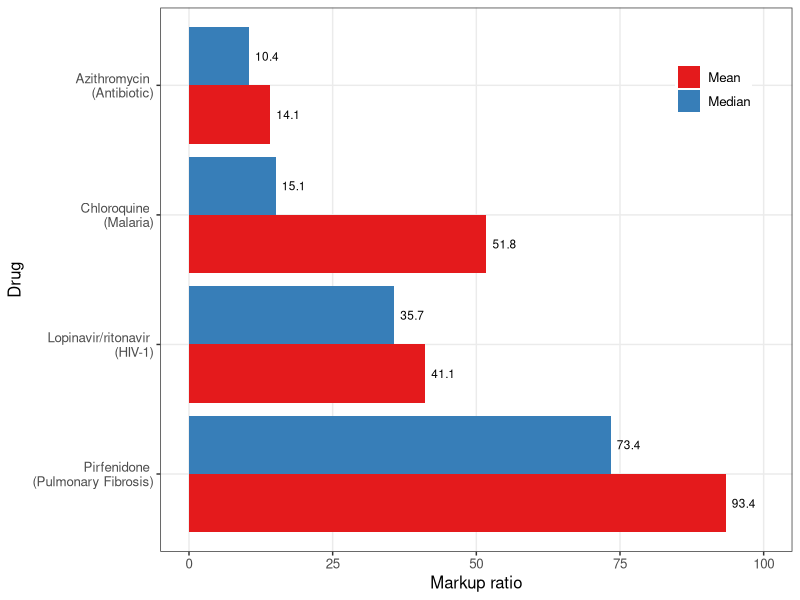
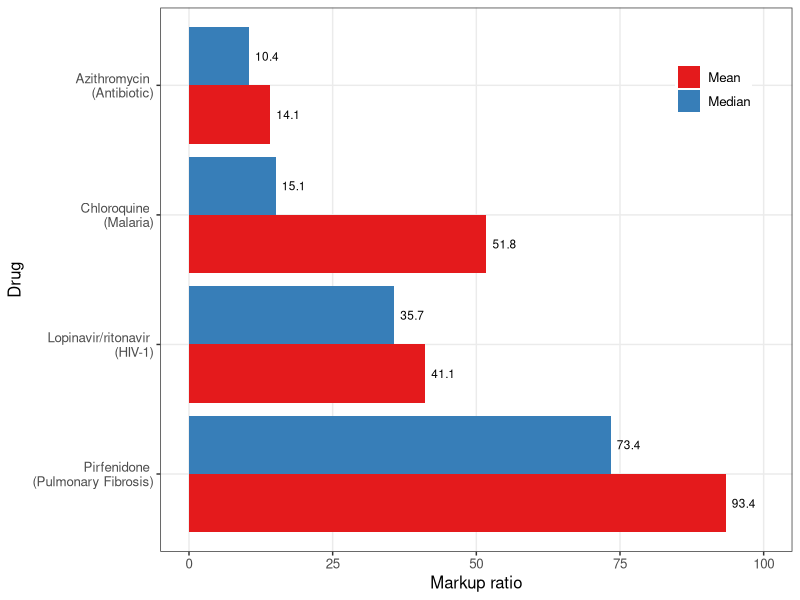

Here is the R script that generated these plots, in order:
#' Scott Cohn
#' Markup Ratio Analysis
#' Paper: Minimum costs to manufacture new treatments for COVID-19
#' Authors: Andrew Hill, Junzheng Wang, Jacob Levi, Katie Heath, Joseph Fortunak
#' Journal: Journal of Virus Eradication 2020

# NOTE: List price (rounded to nearest USD$)

library(tidyverse)
library(plyr)

# Functions ---------------------------------------------------------------

estMarkup <- function(preTaxCost, tax, convRate){
  costAll = preTaxCost + (preTaxCost*convRate) + (preTaxCost*convRate*tax)
  
  return(costAll)
}

markupRatioFunc <- function(p, c){
  (p - c) / c
}

# Bowles Estimate ---------------------------------------------------------

tax = 0.27
preTaxCost = 18.01
convRate = 0.1

c_star = estMarkup(preTaxCost, tax, convRate)
print(c_star)

# Data Input --------------------------------------------------------------

## Lopinavir/ritonavir (lopRi)
# 14-day treatment course (400 mg once daily)

lopRi <- tibble(
  "drugID" = 1,
  "country" = c("USA_pharm", "USA_va", "SWE", "TUR", "GBR", "FRA", "IND", "CHN", "ZAF"),
  "cost_lopRi" = c(503, 349, 172, 149, 144, 97, 40, 17, 15),
)

## Hydroxychloroquine (hyd)
# 14-day treatment course (400 mg once daily)

hyd <- tibble(
  "drugID" = 2,
  "country" = c("CHN", "USA_pharm", "MYS", "France", "GBR", "SWE", "BGD", "TUR", "USA_va", "IND"),
  "cost_hyd" = c(19, 18, 7, 5, 4, 3, 3, 3, 3, 2)
)

## Chloroquine (chl)
# 14-day treatment course (155 mg once daily)

chl <- tibble(
  "drugID" = 3,
  "country" = c("USA_pharm", "GBR", "CHN", "ZAF", "SWE", "MYS", "IND", "BGD"),
  "cost_chl" = c(93, 8, 5, 5, 4, 2, 1, 0.2)
)

## Azithromycin (azi)
# 14-day treatment course (500 mg once daily)

azi <- tibble(
  "drugID" = 4,
  "country" = c("USA_pharm", "FRA", "ZAF", "BRA", "USA_va", "SWE", "MYS", "GBR", "CHN", "BGD", "IND"),
  "cost_avi" = c(63, 44, 35, 19, 17, 16, 11, 11, 7, 5, 5)
)

## Sofosbuvir/daclatasvir (sofDa)
# 14-day treatment course (400/60 mg once daily)

sofDa <- tibble(
  "drugID" = 5,
  "country" = c("USA_va", "GBR", "FRA", "BRA", "BGD", "IND", "PAK"),
  "cost_sofDa" = c(18610, 7632, 4662, 4289, 166, 7, 6)
)

## Pirfenidone (pirf)
# 28-day treatment course (801 mg three times daily)

pirf <- tibble(
  "drugID" = 6,
  "country" = c("USA_pharm", "USA_va", "GBR", "ZAF", "FRA", "SWE", "TUR", "CHN", "BGD", "IND"),
  "cost_pirf" = c(9606, 6513, 2561, 2490, 2344, 2196, 1499, 1379, 124, 100)
)

## Tocilizumab (toc)
# Single IV dose (560 mg)

toc <- tibble(
  "drugID" = 7,
  "country" = c("USA_pharm", "CHN", "USA_va", "GBR", "IND", "BGD", "TUR", "EGY", "ZAF", "PAK"),
  "cost_toc" = c(3383, 1950, 1948, 914, 806, 690, 650, 606, 566, 510)
)

## General Estimates
# Single course
genEst <- tibble(
  "drugID" = seq(1:7),
  "drugName" = c("Lopinavir/ritonavir", "Hydroxychloroquine", "Chloroquine", "Azithromycin", "Sofosbuvir/daclatasvir", "Pirfenidone", "Tocilizumab"),
  #"cost_genEst" = c(4, 1, 0.3, 1.4, 5, 31, NA)
  "cost_genEst" = c(3.92, 1.12, 0.28, 1.4, 5.46, 30.52, NA) # 1/day*14
)

## Combine Dataframes

df <- as_tibble(join_all(list(azi, chl, hyd, lopRi, pirf, sofDa, toc), 
  by = c('country', 'drugID'), type = 'full')
)

dfCost <- left_join(df, genEst, "drugID") %>% 
  gather(3:9, key = "drugKey", value = "drugCostByCountry") %>% 
  drop_na("drugCostByCountry") %>% 
  drop_na("cost_genEst") %>% 
  select("drugID", "drugName", "country", "cost_genEst", "drugCostByCountry")

# Markup ------------------------------------------------------------------

# cbind markup ratio
dfCost <- dfCost  %>% 
  cbind(markupRatio = round(markupRatioFunc(p = dfCost[['drugCostByCountry']], c = dfCost[['cost_genEst']]), digits = 2)) 

# find averages
df_mean <- aggregate(dfCost$markupRatio, list(dfCost$drugName), mean) %>%
  dplyr::rename("mean" = "x") %>%
  dplyr::rename("drugName" = "Group.1") 

df_med <- aggregate(dfCost$markupRatio, list(dfCost$drugName), median) %>%
  dplyr::rename("median" = "x") %>%
  dplyr::rename("drugName" = "Group.1") 

# join averages into df
dfCostAvg <- left_join(df_mean, df_med, by = "drugName")

# left join averages with dfCost by drugID
dfCostAvg <- left_join(dfCostAvg, dfCost, by = "drugName") %>% 
  gather(2:3, key = "avgType", value = "avgVal")

# Visual ------------------------------------------------------------------

# avg markup by drug across ALL countries
drugNames <- c("Pirfenidone", "Lopinavir/ritonavir", 
               "Chloroquine", "Azithromycin")
drugNameDisease <- c("Pirfenidone \n (Pulmonary Fibrosis)", 
                     "Lopinavir/ritonavir \n (HIV-1)", 
                     "Chloroquine \n (Malaria)",
                     "Azithromycin \n (Antibiotic)")

dfCostAvg %>% 
  #filter(country != "USA_va") %>% 
  filter(drugID != 5) %>% # sofo/dac (remove due to size discrep.)
  filter(drugID != 2) %>% # hydrox (remove by request of S.B.)
  mutate(drugName = factor(drugName, levels = drugNames)) %>%
  ggplot(aes(x = factor(drugName), y = avgVal, fill = avgType)) +
  geom_bar(stat = "identity", position = "dodge") +
  # scale_x_discrete(labels = str_wrap(drugNameDisease, width = 15)) + # auto-wrap (cluttered)
  scale_x_discrete(label = drugNameDisease) +
  scale_y_continuous(limits = c(0, 100)) +
  scale_fill_brewer(name = "", labels = c("Mean", "Median"), palette = "Set1") +
  labs(y = "Markup ratio", x = "Drug") +
  coord_flip() +
  geom_text(aes(label = round(avgVal, 1)), position = position_dodge(width = 0.9), 
            hjust = -0.25, size = 3, check_overlap = TRUE) +
  theme_bw() +
  theme(legend.title = element_blank(),
        panel.grid.minor = element_blank(),
        text = element_text(size = 12),
        legend.position = c(.875, .85),
        legend.margin = margin(1, 1, 1, 1)) 

ggsave("avgMarkupAllCountries.pdf", width = 6, height = 3, units = "in")
